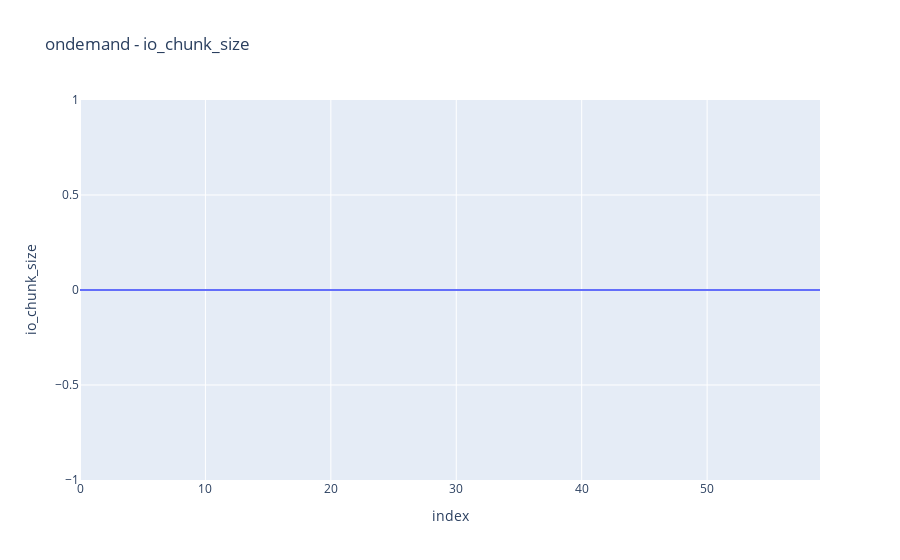
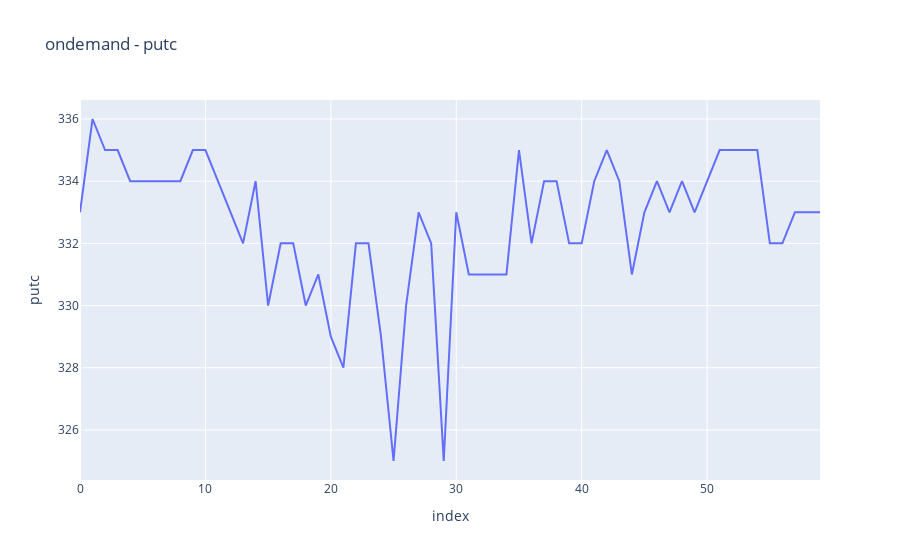
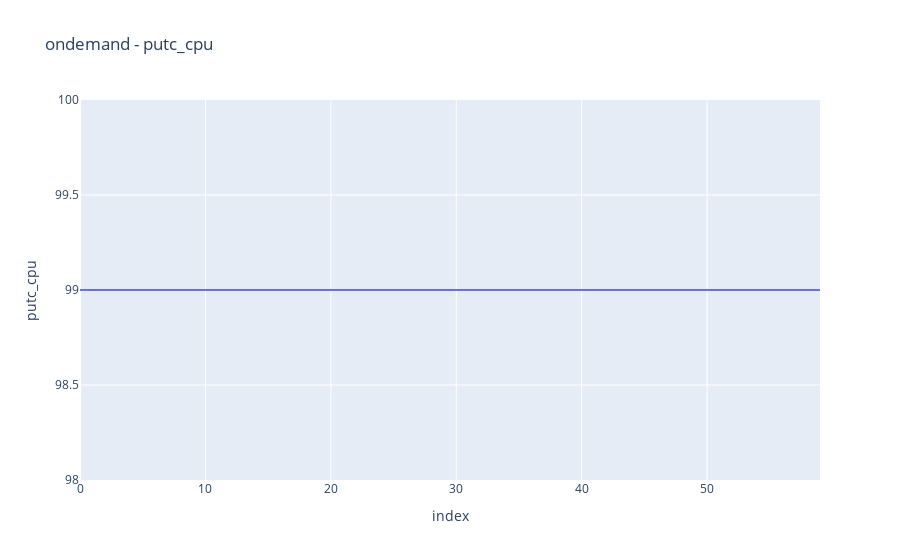
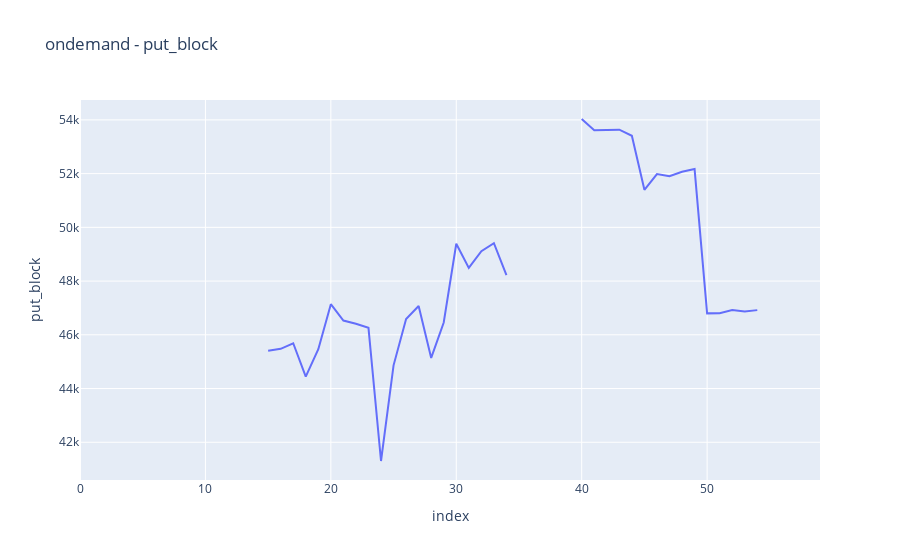

The cell these charts' notebook holds for them, in order:
### Code cell
# Paths to the log directories
vfat_logs = './vfat/ondemand'
xfs_logs = './xfs/ondemand'

plot_data_from_logs(vfat_logs)
plot_data_from_logs(xfs_logs)

### Figure 1 — Plotly figure (JSON) as saved in the notebook; plotly's stock layout.template omitted (floating-point values rounded to 4 significant figures)
{"data": [{"hovertemplate": "index=%{x}<br>io_chunk_size=%{y}<extra></extra>", "legendgroup": "", "line": {"color": "#636efa", "dash": "solid"}, "marker": {"symbol": "circle"}, "mode": "lines", "name": "", "orientation": "h", "showlegend": false, "type": "scatter", "x": [0, 1, 2, 3, 4, 5, 6, 7, 8, 9, 10, 11, 12, 13, 14, 15, 16, 17, 18, 19, 20, 21, 22, 23, 24, 25, 26, 27, 28, 29, 30, 31, 32, 33, 34, 35, 36, 37, 38, 39, 40, 41, 42, 43, 44, 45, 46, 47, 48, 49, 50, 51, 52, 53, 54, 55, 56, 57, 58, 59], "xaxis": "x", "y": [0, 0, 0, 0, 0, 0, 0, 0, 0, 0, 0, 0, 0, 0, 0, 0, 0, 0, 0, 0, 0, 0, 0, 0, 0, 0, 0, 0, 0, 0, 0, 0, 0, 0, 0, 0, 0, 0, 0, 0, 0, 0, 0, 0, 0, 0, 0, 0, 0, 0, 0, 0, 0, 0, 0, 0, 0, 0, 0, 0], "yaxis": "y"}], "layout": {"legend": {"tracegroupgap": 0}, "title": {"text": "ondemand - io_chunk_size"}, "xaxis": {"anchor": "y", "domain": [0, 1], "title": {"text": "index"}}, "yaxis": {"anchor": "x", "domain": [0, 1], "title": {"text": "io_chunk_size"}}}}

### Figure 2 — Plotly figure (JSON) as saved in the notebook; plotly's stock layout.template omitted (floating-point values rounded to 4 significant figures)
{"data": [{"hovertemplate": "index=%{x}<br>putc=%{y}<extra></extra>", "legendgroup": "", "line": {"color": "#636efa", "dash": "solid"}, "marker": {"symbol": "circle"}, "mode": "lines", "name": "", "orientation": "h", "showlegend": false, "type": "scatter", "x": [0, 1, 2, 3, 4, 5, 6, 7, 8, 9, 10, 11, 12, 13, 14, 15, 16, 17, 18, 19, 20, 21, 22, 23, 24, 25, 26, 27, 28, 29, 30, 31, 32, 33, 34, 35, 36, 37, 38, 39, 40, 41, 42, 43, 44, 45, 46, 47, 48, 49, 50, 51, 52, 53, 54, 55, 56, 57, 58, 59], "xaxis": "x", "y": [333, 336, 335, 335, 334, 334, 334, 334, 334, 335, 335, 334, 333, 332, 334, 330, 332, 332, 330, 331, 329, 328, 332, 332, 329, 325, 330, 333, 332, 325, 333, 331, 331, 331, 331, 335, 332, 334, 334, 332, 332, 334, 335, 334, 331, 333, 334, 333, 334, 333, 334, 335, 335, 335, 335, 332, 332, 333, 333, 333], "yaxis": "y"}], "layout": {"legend": {"tracegroupgap": 0}, "title": {"text": "ondemand - putc"}, "xaxis": {"anchor": "y", "domain": [0, 1], "title": {"text": "index"}}, "yaxis": {"anchor": "x", "domain": [0, 1], "title": {"text": "putc"}}}}

### Figure 3 — Plotly figure (JSON) as saved in the notebook; plotly's stock layout.template omitted (floating-point values rounded to 4 significant figures)
{"data": [{"hovertemplate": "index=%{x}<br>putc_cpu=%{y}<extra></extra>", "legendgroup": "", "line": {"color": "#636efa", "dash": "solid"}, "marker": {"symbol": "circle"}, "mode": "lines", "name": "", "orientation": "h", "showlegend": false, "type": "scatter", "x": [0, 1, 2, 3, 4, 5, 6, 7, 8, 9, 10, 11, 12, 13, 14, 15, 16, 17, 18, 19, 20, 21, 22, 23, 24, 25, 26, 27, 28, 29, 30, 31, 32, 33, 34, 35, 36, 37, 38, 39, 40, 41, 42, 43, 44, 45, 46, 47, 48, 49, 50, 51, 52, 53, 54, 55, 56, 57, 58, 59], "xaxis": "x", "y": [99, 99, 99, 99, 99, 99, 99, 99, 99, 99, 99, 99, 99, 99, 99, 99, 99, 99, 99, 99, 99, 99, 99, 99, 99, 99, 99, 99, 99, 99, 99, 99, 99, 99, 99, 99, 99, 99, 99, 99, 99, 99, 99, 99, 99, 99, 99, 99, 99, 99, 99, 99, 99, 99, 99, 99, 99, 99, 99, 99], "yaxis": "y"}], "layout": {"legend": {"tracegroupgap": 0}, "title": {"text": "ondemand - putc_cpu"}, "xaxis": {"anchor": "y", "domain": [0, 1], "title": {"text": "index"}}, "yaxis": {"anchor": "x", "domain": [0, 1], "title": {"text": "putc_cpu"}}}}

### Figure 4 — Plotly figure (JSON) as saved in the notebook; plotly's stock layout.template omitted (floating-point values rounded to 4 significant figures)
{"data": [{"hovertemplate": "index=%{x}<br>put_block=%{y}<extra></extra>", "legendgroup": "", "line": {"color": "#636efa", "dash": "solid"}, "marker": {"symbol": "circle"}, "mode": "lines", "name": "", "orientation": "h", "showlegend": false, "type": "scatter", "x": [0, 1, 2, 3, 4, 5, 6, 7, 8, 9, 10, 11, 12, 13, 14, 15, 16, 17, 18, 19, 20, 21, 22, 23, 24, 25, 26, 27, 28, 29, 30, 31, 32, 33, 34, 35, 36, 37, 38, 39, 40, 41, 42, 43, 44, 45, 46, 47, 48, 49, 50, 51, 52, 53, 54, 55, 56, 57, 58, 59], "xaxis": "x", "y": ["+++++", "+++++", "+++++", "+++++", "+++++", "+++++", "+++++", "+++++", "+++++", "+++++", "+++++", "+++++", "+++++", "+++++", "+++++", 45405, 45477, 45686, 44444, 45463, 47139, 46530, 46413, 46261, 41303, 44863, 46587, 47074, 45140, 46457, 49390, 48488, 49114, 49411, 48218, "+++++", "+++++", "+++++", "+++++", "+++++", 54033, 53613, 53623, 53634, 53409, 51396, 51982, 51901, 52070, 52169, 46798, 46806, 46919, 46867, 46919, "+++++", "+++++", "+++++", "+++++", "+++++"], "yaxis": "y"}], "layout": {"legend": {"tracegroupgap": 0}, "title": {"text": "ondemand - put_block"}, "xaxis": {"anchor": "y", "domain": [0, 1], "title": {"text": "index"}}, "yaxis": {"anchor": "x", "domain": [0, 1], "title": {"text": "put_block"}}}}
